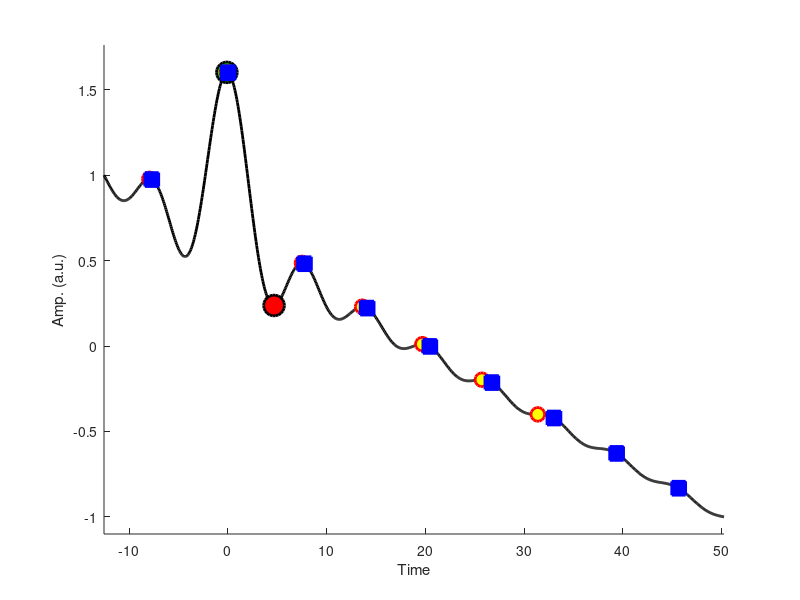

Write MATLAB code to recreate this figure. (Note: this script raises an error after producing the figure.)
%%
%     COURSE: Signal processing problems, solved in MATLAB and Python
%    SECTION: Feature detection
%      VIDEO: Local maxima and minima
% Instructor: sincxpress.com
%
%%

% signal is sinc plus linear trend
time   = linspace(-4*pi,16*pi,1000);
signal = sin(time)./time + linspace(1,-1,length(time));


% plot the signal
figure(1), clf, hold on
plot(time,signal,'k','linew',2)
xlabel('Time'), ylabel('Amp. (a.u.)')
% adjust axis limits
set(gca,'xlim',time([1 end]),'ylim',[min(signal) max(signal)]*1.1)


% find global maximum
[maxval,maxidx] = max(signal);
plot(time(maxidx),maxval,'ko','linew',2,'markersize',15,'markerfacecolor','g')

%% "hack" method for local extrema

% "local" minimum is the "global" minimum in a restricted range
range4max = [0 5];
rangeidx  = dsearchn(time',range4max');

[maxLval,maxLidx] = min(signal(rangeidx(1):rangeidx(2)));
% plot it (note the -1 offset!)
plot(time(maxLidx+rangeidx(1)-1),maxLval,'ko','linew',2,'markersize',15,'markerfacecolor','r')

%% local minima/maxima

% find local maxima and plot
peeks1 = find(diff(sign(diff(signal)))<0)+1;
plot(time(peeks1),signal(peeks1),'ro','linew',2,'markersize',10,'markerfacecolor','y')

% try again using detrended signal
peeks2 = find(diff(sign(diff( detrend(signal) )))<0)+1;
plot(time(peeks2),signal(peeks2),'bs','linew',2,'markersize',10,'markerfacecolor','b')

% in the signal processing toolbox:
[~,peeks3] = findpeaks(signal);
plot(time(peeks3),signal(peeks3),'gp','linew',2,'markersize',10,'markerfacecolor','b')

%% done.
